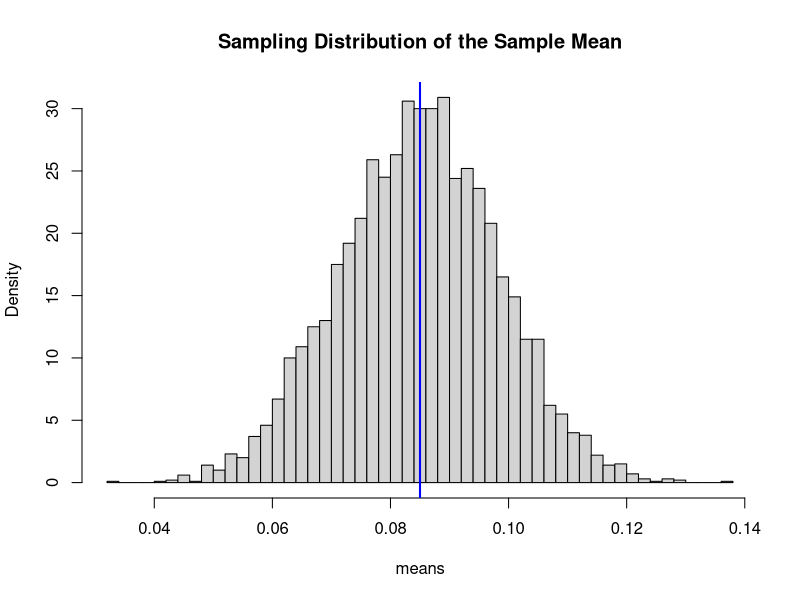
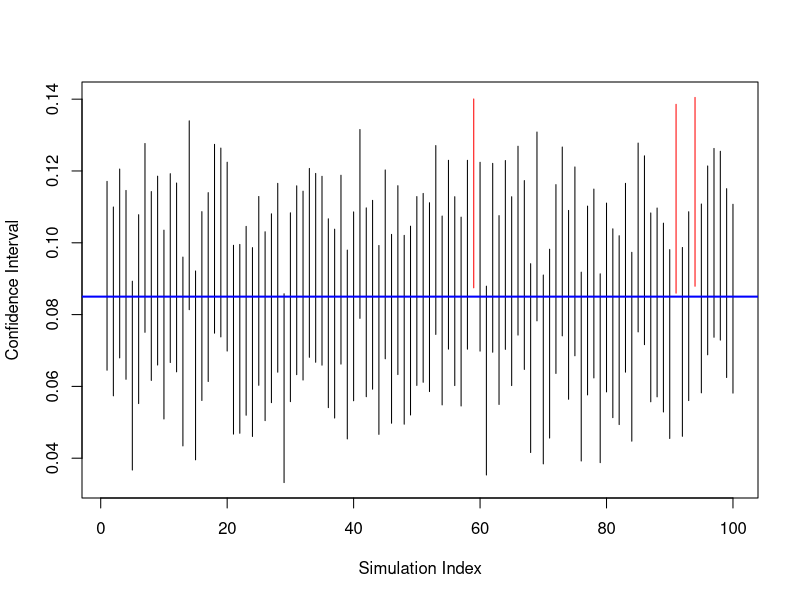
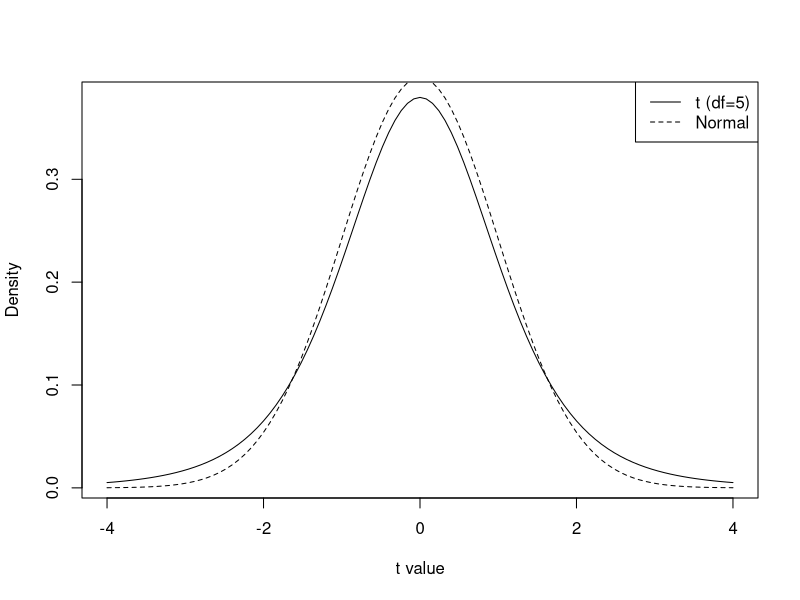
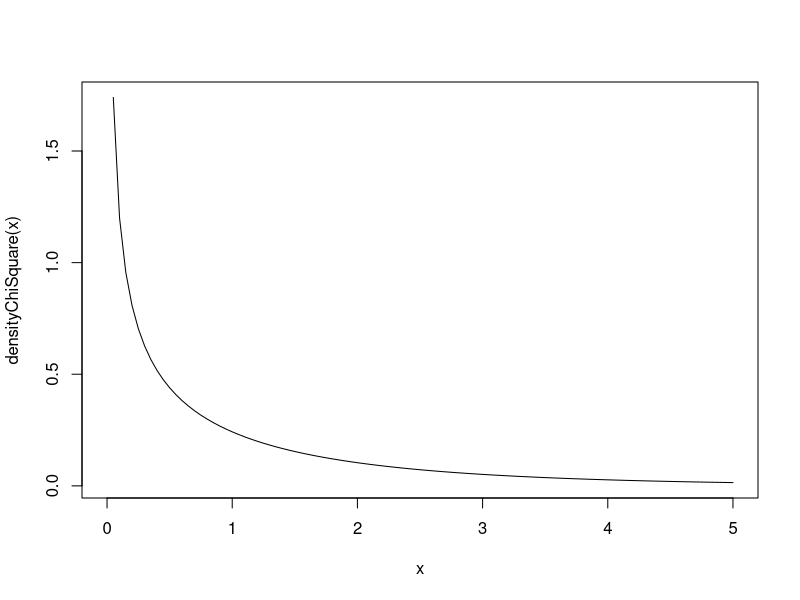
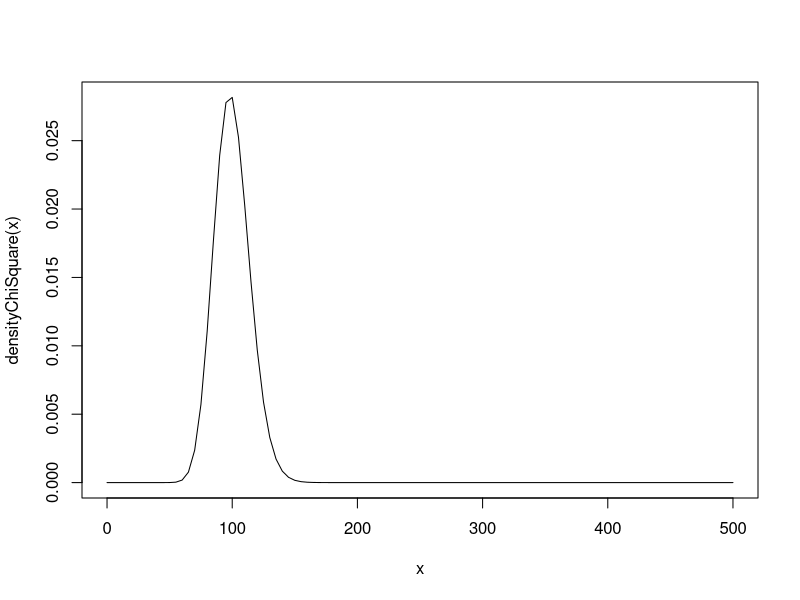
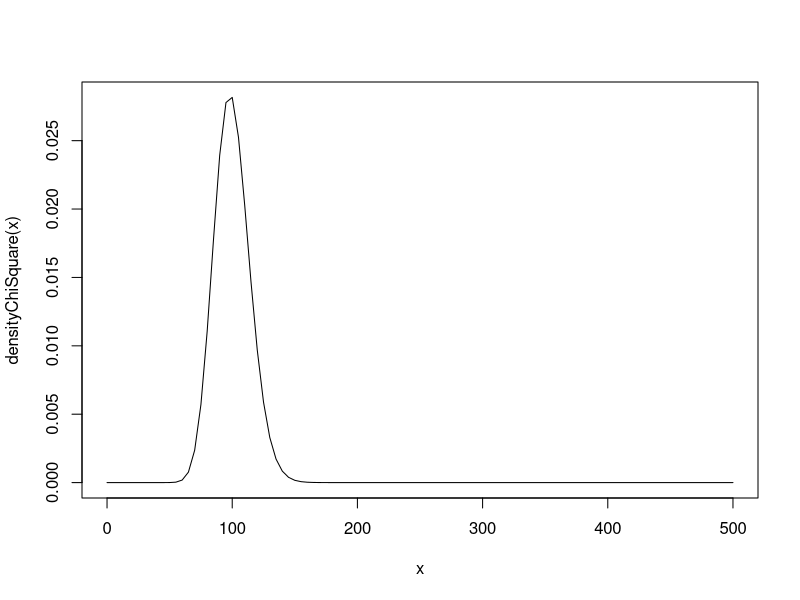
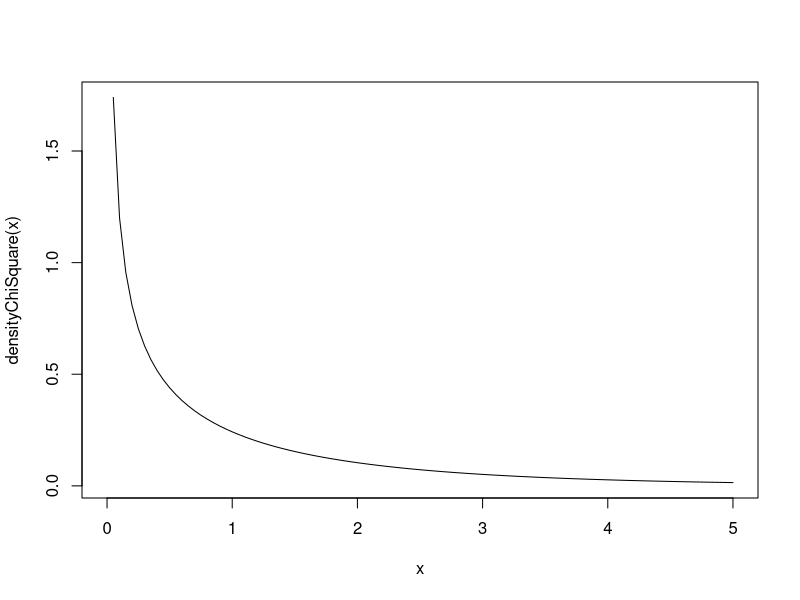
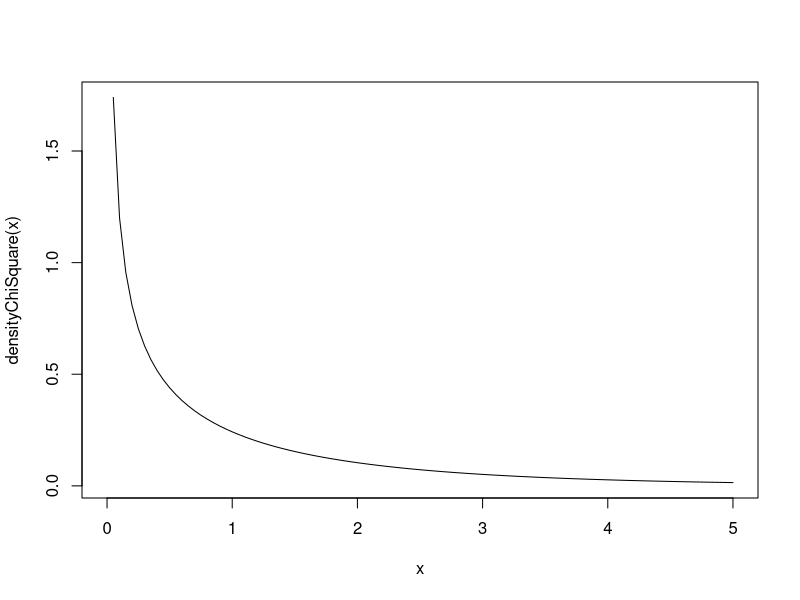

Write R code to recreate these figures, in order.
## ---- chunk 1
set.seed(123)

mu  <- 0.085
sd  <- 0.03
n   <- 5
B   <- 5000

means <- replicate(B, mean(rnorm(n, mu, sd)))

mean(means)
sd(means)
hist(means, breaks = 50, probability=TRUE, main="Sampling Distribution of the Sample Mean")
abline(v=mu, col="blue", lwd=2)
## ---- chunk 2
set.seed(123)

n      <- 5
alpha  <- 0.05
reaAlc <- 0.085
sd     <- 0.03
rep    <- 100

ci_bounds <- replicate(rep, {
  obsErr <- rnorm(n, 0, sd)
  x <- reaAlc + obsErr
  x_bar <- mean(x)

  lower <- x_bar - qnorm(1 - alpha/2) * sd / sqrt(n)
  upper <- x_bar + qnorm(1 - alpha/2) * sd / sqrt(n)

  c(lower, upper)
})

ci_bounds <- t(ci_bounds)

plot(ci_bounds[,1], type="n",
     ylim=range(ci_bounds),
     xlab="Simulation Index",
     ylab="Confidence Interval")

for(i in 1:nrow(ci_bounds)){
  segments(i, ci_bounds[i,1], i, ci_bounds[i,2],
           col = ifelse(ci_bounds[i,1] <= reaAlc &
                        ci_bounds[i,2] >= reaAlc,
                        "black", "red"))
}

abline(h = reaAlc, col="blue", lwd=2)
## ---- chunk 3
sigma <- 0.03
alpha <- 0.05
E     <- 0.01

z <- qnorm(1 - alpha/2)

n_required <- (z * sigma / E)^2
ceiling(n_required)
## ---- chunk 4
n <- 5
E <- z * sigma / sqrt(n)
E
## ---- chunk 5
set.seed(123)

mu0 <- 0.08
mu  <- 0.09
sd  <- 0.03
n   <- 5

x <- rnorm(n, mu, sd)
xbar <- mean(x)
# Test Statistic
z <- (xbar - mu0) / (sd / sqrt(n))
z
# Rejection Region
R <- qnorm(p = 1 - alpha)
# Result of the Test
if(z > R){
  print("Reject the Null Hypothesis")
} else {
  print("Fail to reject the Null Hypothesis")
}
## ---- chunk 6
curve(dt(x, df = 5), from = -4, to = 4,
      ylab = "Density",
      xlab = "t value")

curve(dnorm(x), from = -4, to = 4, add = TRUE, lty = 2)
legend("topright",
       legend = c("t (df=5)", "Normal"),
       lty = c(1,2))
## ---- chunk 7
# Set Seed
set.seed(2026)

# Simulation settings
n      <- 5
alpha  <- 0.05
reaBac <- 0.085
sd     <- 0.03

# Draws Samples
bac <- rnorm(n = n, mean = reaBac, sd = sd)
## ---- chunk 8
n <- length(bac)
y_bar <- mean(bac)
s <- sd(bac)

n
y_bar
s
## ---- chunk 9
se <- s / sqrt(n)
se
## ---- chunk 10
alpha <- 0.05
t_crit <- qt(1 - alpha/2, df = n - 1)
t_crit
## ---- chunk 11
lower <- y_bar - t_crit * se
upper <- y_bar + t_crit * se

lower
upper
## ---- chunk 12
t.test(bac, conf.level = 0.95)
## ---- chunk 13
# Set Seed
set.seed(2026)

# Simulation settings
n      <- 5
alpha  <- 0.05
reaBac <- 0.085
sd     <- 0.03

# Draws Samples
bac <- rnorm(n = n, mean = reaBac, sd = sd)
## ---- chunk 14
n <- length(bac)
y_bar <- mean(bac)
s <- sd(bac)

n
y_bar
s
## ---- chunk 15
mu0 <- 0.08

t_stat <- (y_bar - mu0) / (s / sqrt(n))
t_stat
## ---- chunk 16
df <- n - 1
df
## ---- chunk 17
p_value <- 1 - pt(t_stat, df)
p_value
## ---- chunk 18
alpha <- 0.05
p_value < alpha
## ---- chunk 19
t.test(bac, mu = 0.08, alternative = "greater")
## ---- chunk 20
# set.seed(123)

# Simulation settings
rep    <- 1000

n      <- 30
alpha  <- 0.05
reaAlc <- 0.085
sd     <- 0.03
df     <- 1
varKno <- FALSE

densityChiSquare <- function(x) {dchisq(x = x, df = df)}

curve(densityChiSquare, from = 0, to = 5 * df)

ci_bounds <- replicate(rep, {
  # Creates the Observations
  obsErr <- (rchisq(n, df = df) - df) / sqrt(2 * df) * sd
  x      <- reaAlc + obsErr
  # Computes the Sample Mean
  x_bar  <- mean(x)
  # Computes the Sample Standard Error if Necesary
  if(varKno){
    s <- sd
  } else {
    s <- sd(x)
  }
  # Computes the Confidence Intervals
  lower <- x_bar - qt(1 - alpha/2, df = n-1) * s / sqrt(n)
  upper <- x_bar + qt(1 - alpha/2, df = n-1) * s / sqrt(n)
  # Saves
  c(lower, upper)
})

ci_bounds <- t(ci_bounds)

conInt <-  ci_bounds[, 1] <= reaAlc & ci_bounds[, 2] >= reaAlc

print(paste0("Percentage of Confidence Intervals that contain the True Parameter: ", mean(conInt)))
## ---- chunk 21
# set.seed(123)

# Simulation settings
rep    <- 100

n      <- 10
alpha  <- 0.05
reaAlc <- 0.085
df     <- 100
B      <- 1000


densityChiSquare <- function(x) {dchisq(x = x, df = df)}

curve(densityChiSquare, from = 0, to = 5 * df)

ci_bounds <- replicate(rep, {
  # Creates the Observations
  obsErr <- (rchisq(n, df = df) - df) / sqrt(2 * df) * sd
  x      <- reaAlc + obsErr
  # Computes the Sample Mean
  x_bar  <- mean(x)
  # Resamples
  booSam <- replicate(n = B, expr = sample(x = x, size = n, replace = TRUE))
  # Computes Means
  booMea <- colMeans(booSam)
  # Computes the Quantiles
  lower <- quantile(x = booMea, probs = 0.025)
  upper <- quantile(x = booMea, probs = 0.975)
  # Saves
  c(lower, upper)
})

ci_bounds <- t(ci_bounds)

conInt <-  ci_bounds[, 1] <= reaAlc & ci_bounds[, 2] >= reaAlc

print(paste0("Number of Samples: ", n))
print(paste0("Percentage of Confidence Intervals that contain the True Parameter: ", mean(conInt)))
## ---- chunk 22
# set.seed(123)

# Simulation settings
rep    <- 100

n      <- 10
alpha  <- 0.05
reaAlc <- 0.085
sd     <- 0.01
mu0    <- reaAlc
df     <- 100
B      <- 1000


densityChiSquare <- function(x) {dchisq(x = x, df = df)}

curve(densityChiSquare, from = 0, to = 5 * df)

booPva <- replicate(rep, {
  # Creates the Observations
  obsErr <- (rchisq(n, df = df) - df) / sqrt(2 * df) * sd
  x      <- reaAlc + obsErr
  # Computes the Sample Mean
  x_bar  <- mean(x)
  # Centers
  x      <- x - x_bar + mu0
  # Resamples
  booSam <- replicate(n = B, expr = sample(x = x, size = n, replace = TRUE))
  # Computes Means
  booMea <- colMeans(booSam)
  # Computes the p-value
  mean(x_bar > booMea)
})

# Percentage of Times that the null hypothesys is rejected
rejPer <- mean(booPva < alpha)
print(paste0("Error rate: ", rejPer))
## ---- chunk 23
# set.seed(123)

# Simulation settings
rep    <- 100

n      <- 5
alpha  <- 0.05
reaAlc <- 0.085
sd     <- 0.01
df     <- 1
B      <- 1000


densityChiSquare <- function(x) {dchisq(x = x, df = df)}

curve(densityChiSquare, from = 0, to = 5 * df)

ci_bounds <- replicate(rep, {
  # Creates the Observations
  obsErr <- (rchisq(n, df = df) - df) / sqrt(2 * df) * sd
  x      <- reaAlc + obsErr
  # Computes the Sample Mean
  x_bar  <- mean(x)
  # Computes the Sample SD
  sdx    <- sd(x)
  # Resamples
  booSam <- replicate(n = B, expr = sample(x = x, size = n, replace = TRUE))
  # Computes Means
  booMea <- colMeans(booSam)
  # Computes the SD
  booSD  <- apply(X = booSam, MARGIN = 2, FUN = sd)
  # Computes the t statistic
  booTst <- (booMea - x_bar) / (booSD / sqrt(n)) 
  # Computes the Quantiles of the bootstrap t
  booT025 <- quantile(x = booTst, probs = 0.025)
  booT975 <- quantile(x = booTst, probs = 0.975)
  # Computes the bootstrap upper and lower bound
  lower <- x_bar + booT025 * sdx / sqrt(n)
  upper <- x_bar + booT975 * sdx / sqrt(n)
  # Saves
  c(lower, upper)
})

ci_bounds <- t(ci_bounds)

conInt <-  ci_bounds[, 1] <= reaAlc & ci_bounds[, 2] >= reaAlc

print(paste0("Number of Samples: ", n))
print(paste0("Percentage of Confidence Intervals that contain the True Parameter: ", mean(conInt)))
## ---- chunk 24
# set.seed(123)

# Simulation settings
rep    <- 1000

n      <- 5
alpha  <- 0.05
reaAlc <- 0.085
mu0    <- 0.085
sd     <- 0.01
df     <- 1
B      <- 1000


densityChiSquare <- function(x) {dchisq(x = x, df = df)}

curve(densityChiSquare, from = 0, to = 5 * df)

booPva <- replicate(rep, {
  # Creates the Observations
  obsErr <- (rchisq(n, df = df) - df) / sqrt(2 * df) * sd
  x      <- reaAlc + obsErr
  # Computes the Sample Mean
  x_bar  <- mean(x)
  # Computes the Sample SD
  sdx    <- sd(x)
  # Computes the test statistic
  tst    <- (x_bar - mu0) / (sdx / sqrt(n))
  # Resamples
  booSam <- replicate(n = B, expr = sample(x = x, size = n, replace = TRUE))
  # Computes Means
  booMea <- colMeans(booSam)
  # Computes the SD
  booSD  <- apply(X = booSam, MARGIN = 2, FUN = sd)
  # Computes the t statistic
  booTst <- (booMea - x_bar) / (booSD / sqrt(n))
  # Computes the p-value
  mean(tst > booTst)
})

# Percentage of Times that the null hypothesys is rejected
rejPer <- mean(booPva < alpha)
print(paste0("Error rate: ", rejPer))
